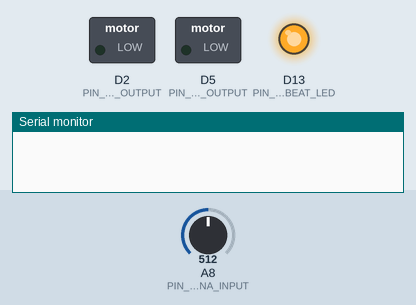
This sketch was run on a simulated Arduino Due. Shown: switched loads named in the sketch (green lamp = pin HIGH), output pins drawn as LEDs (lit = HIGH), the last lines printed to the serial monitor. Dashed ring = blinking. The test bench sets the inputs (shaded band); at power-on: A8 (PIN_KNOB_RATE_ANA_INPUT) = 512 (analog values on the 0–1023 scale). Pins used as bus, display or sensor lines are not drawn.

Above: at 0.1 s.
At 6.2 s:
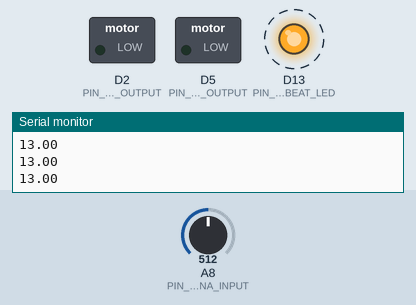
6.3 s: A8 (PIN_KNOB_RATE_ANA_INPUT) set to 716
At 8.9 s:
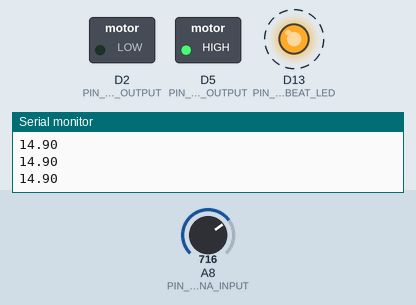
9.3 s: A8 (PIN_KNOB_RATE_ANA_INPUT) set to 857
12.3 s: A8 (PIN_KNOB_RATE_ANA_INPUT) set to 870
Timing chart, 0 to 19.8 s (numbered marks = the images above; inputs shaded):
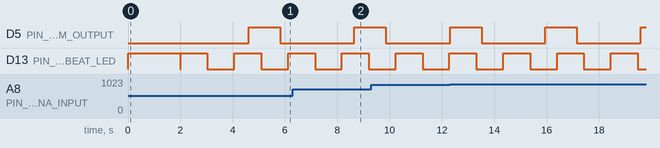

The sketch:

LRVentController_Teensy3.2.ino
```cpp
// ------------------------------------------
// LRVent: Last Resort Ventilator Controller
//
// This is a first attempt at creating a simple, reliable controller for the
// LRVent using a windshield wiper motor to actuate a BVM. This is EXPERIMENTAL,
// UNCERTIFIED, and NOT TESTED ON HUMANS. Use at your own risk.
// The developers take NO RESPONSIBILITY and are NOT LIABLE in any event.
//
// This code is intetionally very small and easy to follow. Take a few minutes
// and look over every line and make sure you understand it and it fits your
// electrical connections (all of the PIN_ definitions) and system needs.
//
// questions? hello@makefastoworkshop.com
// ------------------------------------------

#define SerialLRVent SerialUSB

#define PIN_HEARTBEAT_LED               13

#define PIN_WIPER_MOTOR_FET_PWM_OUTPUT   5
#define PIN_WIPER_MOTOR_REF_GND_OUTPUT   2 // makes wiring simpler

#define PIN_KNOB_RATE_ANA_INPUT         A8
#define PIN_KNOB_RATE_GND_OUTPUT        A9 // makes wiring simpler
#define PIN_KNOB_RATE_VCC_OUTPUT        A7 // makes wiring simpler

#define BREATHING_BPM_MAX               18
#define BREATHING_BPM_MIN                8

// ----------

uint32_t      breathingPeriodMillis = 60000 / 13;
unsigned long lastBreathStartMillis = 0;
unsigned long motorMinMillisToCycle = 1200; // fastest motor can cycle around/2 (to ensure we stay on past wiper switch).
bool          motorIsDriving        = false;

// ----------

void setup() {
  pinMode(PIN_WIPER_MOTOR_FET_PWM_OUTPUT, OUTPUT);
  digitalWrite(PIN_WIPER_MOTOR_FET_PWM_OUTPUT, LOW);
  pinMode(PIN_WIPER_MOTOR_REF_GND_OUTPUT, OUTPUT);
  digitalWrite(PIN_WIPER_MOTOR_REF_GND_OUTPUT, LOW);
  // --
  pinMode(PIN_KNOB_RATE_ANA_INPUT, INPUT);
  pinMode(PIN_KNOB_RATE_GND_OUTPUT, OUTPUT);
  digitalWrite(PIN_KNOB_RATE_GND_OUTPUT, LOW);
  pinMode(PIN_KNOB_RATE_VCC_OUTPUT, OUTPUT);
  digitalWrite(PIN_KNOB_RATE_VCC_OUTPUT, HIGH);
  // --
  pinMode(PIN_HEARTBEAT_LED, OUTPUT);
  digitalWrite(PIN_HEARTBEAT_LED, HIGH);
  // --
  analogReadResolution(10); // 10 bits --> analog values will be [0,1023]
  // --
  SerialLRVent.begin(115200);
  // --
  delay(2000);
  SerialLRVent.println("LRVent Running...");
  digitalWrite(PIN_HEARTBEAT_LED, LOW);
  // --
  adjustParamsBasedOnKnobs();
}

uint16_t readRateValPercent() {
  int valSum = 0;
  // average ADC value over 16 samples and return in range 0-100.
  for (int i = 0; i < 16; i++) {
    valSum += analogRead(PIN_KNOB_RATE_ANA_INPUT);
  }
  uint16_t pctVal  = (valSum * 100 / 1023) / 16;
  return pctVal;
}

void adjustParamsBasedOnKnobs() {
  uint16_t rateVal  = readRateValPercent();
  // --
  // this param should adjust slowly to limit unintended changes due to noise.
  uint32_t breathingPeriodMillisNew = 60000 / (BREATHING_BPM_MIN + (float)rateVal*(BREATHING_BPM_MAX-BREATHING_BPM_MIN)/100.0);
  int diff = breathingPeriodMillisNew - breathingPeriodMillis;
  if(diff >  10) diff =  10;
  if(diff < -10) diff = -10;
  breathingPeriodMillis += diff;
}

unsigned long loopFrame = 0;
void loop() {
  unsigned long nowMillis = millis();
  // --
  if (!motorIsDriving && (nowMillis - lastBreathStartMillis >= breathingPeriodMillis)) {
    digitalWrite(PIN_WIPER_MOTOR_FET_PWM_OUTPUT, HIGH);
    motorIsDriving        = true;
    lastBreathStartMillis = nowMillis;
  } else if (nowMillis - lastBreathStartMillis < motorMinMillisToCycle) {
    // motor stays on at least motorMinMillisToCycle... do nothing.
  } else {
    // motor has driven at least the min cycle time, but not ready to cycle again.
    if (motorIsDriving) {
      digitalWrite(PIN_WIPER_MOTOR_FET_PWM_OUTPUT, LOW);
      motorIsDriving = false;
    }
  }
  // --
  adjustParamsBasedOnKnobs();
  delay(5); // rate-limit the loop to reduce read errors if we get a noise spike
  // --
  if(loopFrame%300 == 0)        digitalWrite(PIN_HEARTBEAT_LED, HIGH);
  else if(loopFrame%300 == 150)  digitalWrite(PIN_HEARTBEAT_LED, LOW);
  // --
  if(loopFrame%50 == 1){
    SerialLRVent.println(60000.0 / breathingPeriodMillis, 2); // log breathing rate for debugging.
  }
  // --
  loopFrame++;
}
```

Measured:
- after the input at 6.3 s, D5 (PIN_WIPER_MOTOR_FET_PWM_OUTPUT): LOW → HIGH after 2.3 s instead of 2.9 s
- by itself, D13 (PIN_HEARTBEAT_LED): alternates HIGH for 1.0 s and LOW for 1.0 s
